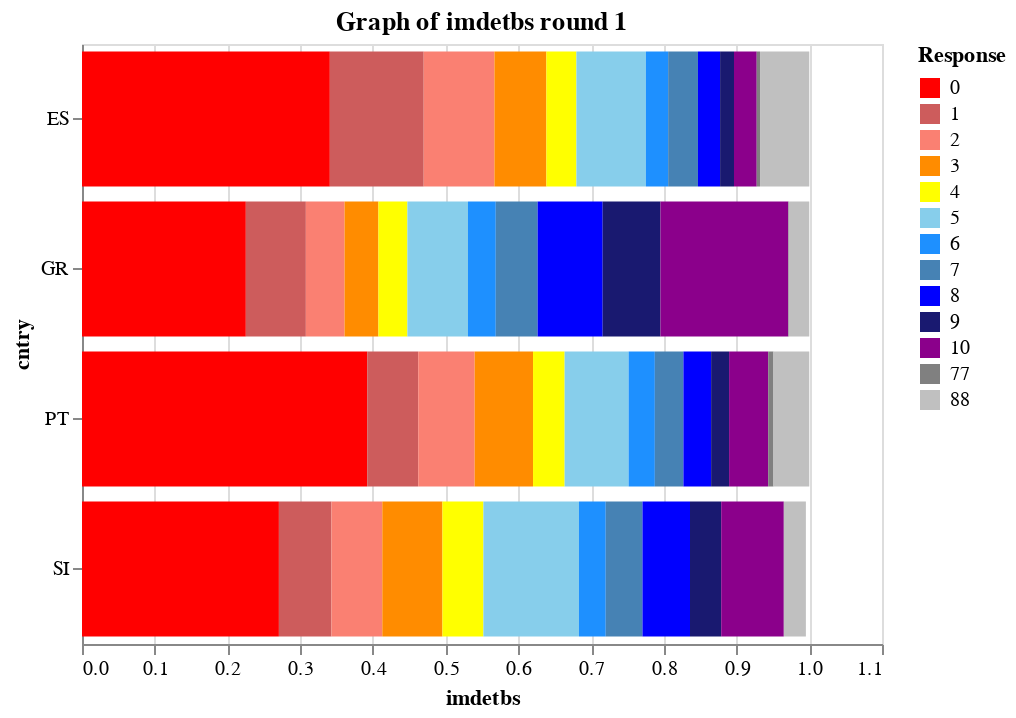

The notebook cell this image was saved under:
### Code cell
utils.plot_stacked_bars(dfv)

### Figure 1 — Vega-Lite specification as saved in the notebook (floating-point values rounded to 4 significant figures)
{"$schema": "https://vega.github.io/schema/vega-lite/v2.6.0.json", "config": {"view": {"height": 300, "width": 400}}, "data": {"name": "data-4a58237484c9e13d768103a3fd0ad4bd"}, "datasets": {"data-4a58237484c9e13d768103a3fd0ad4bd": [{"cntry": "ES", "essrnd": 1, "imdetbs": 0.3408, "response": 0}, {"cntry": "ES", "essrnd": 1, "imdetbs": 0.1291, "response": 1}, {"cntry": "ES", "essrnd": 1, "imdetbs": 0.09723, "response": 2}, {"cntry": "ES", "essrnd": 1, "imdetbs": 0.0715, "response": 3}, {"cntry": "ES", "essrnd": 1, "imdetbs": 0.04124, "response": 4}, {"cntry": "ES", "essrnd": 1, "imdetbs": 0.09553, "response": 5}, {"cntry": "ES", "essrnd": 1, "imdetbs": 0.03063, "response": 6}, {"cntry": "ES", "essrnd": 1, "imdetbs": 0.04094, "response": 7}, {"cntry": "ES", "essrnd": 1, "imdetbs": 0.03047, "response": 8}, {"cntry": "ES", "essrnd": 1, "imdetbs": 0.01911, "response": 9}, {"cntry": "ES", "essrnd": 1, "imdetbs": 0.03126, "response": 10}, {"cntry": "ES", "essrnd": 1, "imdetbs": 0.004554, "response": 77}, {"cntry": "ES", "essrnd": 1, "imdetbs": 0.06769, "response": 88}, {"cntry": "PT", "essrnd": 1, "imdetbs": 0.3922, "response": 0}, {"cntry": "PT", "essrnd": 1, "imdetbs": 0.07014, "response": 1}, {"cntry": "PT", "essrnd": 1, "imdetbs": 0.0776, "response": 2}, {"cntry": "PT", "essrnd": 1, "imdetbs": 0.08027, "response": 3}, {"cntry": "PT", "essrnd": 1, "imdetbs": 0.04345, "response": 4}, {"cntry": "PT", "essrnd": 1, "imdetbs": 0.08798, "response": 5}, {"cntry": "PT", "essrnd": 1, "imdetbs": 0.03606, "response": 6}, {"cntry": "PT", "essrnd": 1, "imdetbs": 0.03929, "response": 7}, {"cntry": "PT", "essrnd": 1, "imdetbs": 0.0381, "response": 8}, {"cntry": "PT", "essrnd": 1, "imdetbs": 0.0247, "response": 9}, {"cntry": "PT", "essrnd": 1, "imdetbs": 0.05375, "response": 10}, {"cntry": "PT", "essrnd": 1, "imdetbs": 0.007305, "response": 77}, {"cntry": "PT", "essrnd": 1, "imdetbs": 0.0492, "response": 88}, {"cntry": "GR", "essrnd": 1, "imdetbs": 0.2253, "response": 0}, {"cntry": "GR", "essrnd": 1, "imdetbs": 0.08255, "response": 1}, {"cntry": "GR", "essrnd": 1, "imdetbs": 0.05319, "response": 2}, {"cntry": "GR", "essrnd": 1, "imdetbs": 0.04659, "response": 3}, {"cntry": "GR", "essrnd": 1, "imdetbs": 0.03982, "response": 4}, {"cntry": "GR", "essrnd": 1, "imdetbs": 0.0833, "response": 5}, {"cntry": "GR", "essrnd": 1, "imdetbs": 0.03824, "response": 6}, {"cntry": "GR", "essrnd": 1, "imdetbs": 0.05755, "response": 7}, {"cntry": "GR", "essrnd": 1, "imdetbs": 0.08943, "response": 8}, {"cntry": "GR", "essrnd": 1, "imdetbs": 0.07946, "response": 9}, {"cntry": "GR", "essrnd": 1, "imdetbs": 0.1758, "response": 10}, {"cntry": "GR", "essrnd": 1, "imdetbs": 0.000774, "response": 77}, {"cntry": "GR", "essrnd": 1, "imdetbs": 0.02808, "response": 88}, {"cntry": "SI", "essrnd": 1, "imdetbs": 0.2707, "response": 0}, {"cntry": "SI", "essrnd": 1, "imdetbs": 0.0722, "response": 1}, {"cntry": "SI", "essrnd": 1, "imdetbs": 0.06996, "response": 2}, {"cntry": "SI", "essrnd": 1, "imdetbs": 0.08271, "response": 3}, {"cntry": "SI", "essrnd": 1, "imdetbs": 0.05634, "response": 4}, {"cntry": "SI", "essrnd": 1, "imdetbs": 0.1313, "response": 5}, {"cntry": "SI", "essrnd": 1, "imdetbs": 0.03688, "response": 6}, {"cntry": "SI", "essrnd": 1, "imdetbs": 0.0505, "response": 7}, {"cntry": "SI", "essrnd": 1, "imdetbs": 0.06534, "response": 8}, {"cntry": "SI", "essrnd": 1, "imdetbs": 0.04289, "response": 9}, {"cntry": "SI", "essrnd": 1, "imdetbs": 0.08611, "response": 10}, {"cntry": "SI", "essrnd": 1, "imdetbs": 0.03035, "response": 88}, {"cntry": "SI", "essrnd": 1, "imdetbs": 0.004648, "response": 99}]}, "encoding": {"color": {"field": "response", "legend": {"title": "Response"}, "scale": {"domain": [0, 1, 2, 3, 4, 5, 6, 7, 8, 9, 10, 77, 88], "range": ["red", "indianred", "salmon", "darkorange", "yellow", "skyblue", "dodgerblue", "steelblue", "blue", "midnightblue", "darkmagenta", "gray", "silver"]}, "type": "ordinal"}, "order": {"field": "response", "sort": "ascending", "type": "quantitative"}, "x": {"field": "imdetbs", "type": "quantitative"}, "y": {"field": "cntry", "type": "nominal"}}, "mark": "bar", "title": "Graph of imdetbs round 1"}
